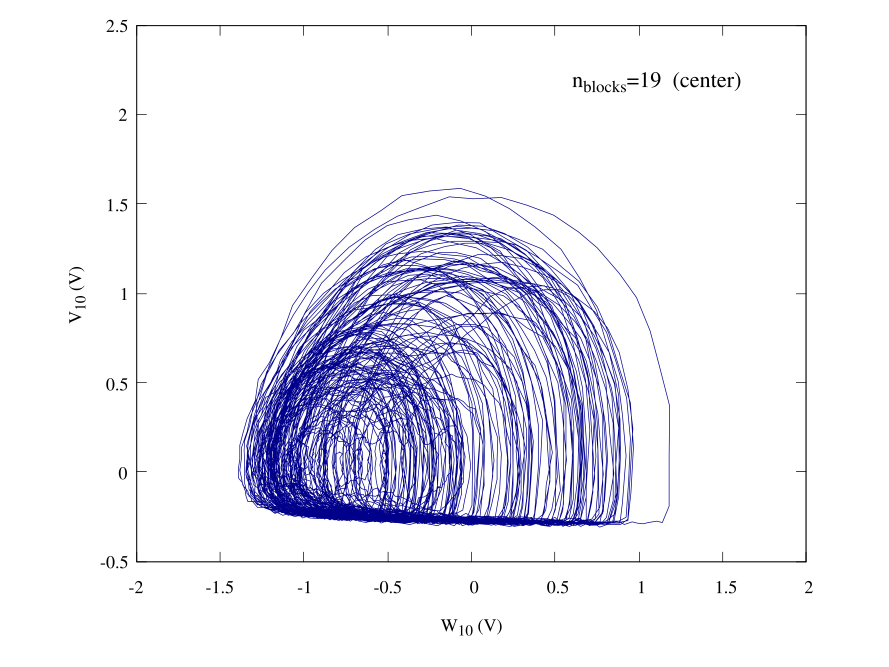

Write the gnuplot code that produced this figure.
set terminal qt persist
set termoption font "Times,10"
set border lw 0.5

set label at graph 0.65,0.9 "n_{blocks}=19  (center)" font ",12"
set xlabel "W_{10} (V)"
set ylabel "V_{10} (V)"
set size ratio 0.8
set xrange [-2:2]
set yrange [-0.5:2.5]
plot "19_blocks_middle_avg.dat" u ($3*10):($2*10) every ::0::10000 w l notitle lc "dark-blue" lw 0.5
